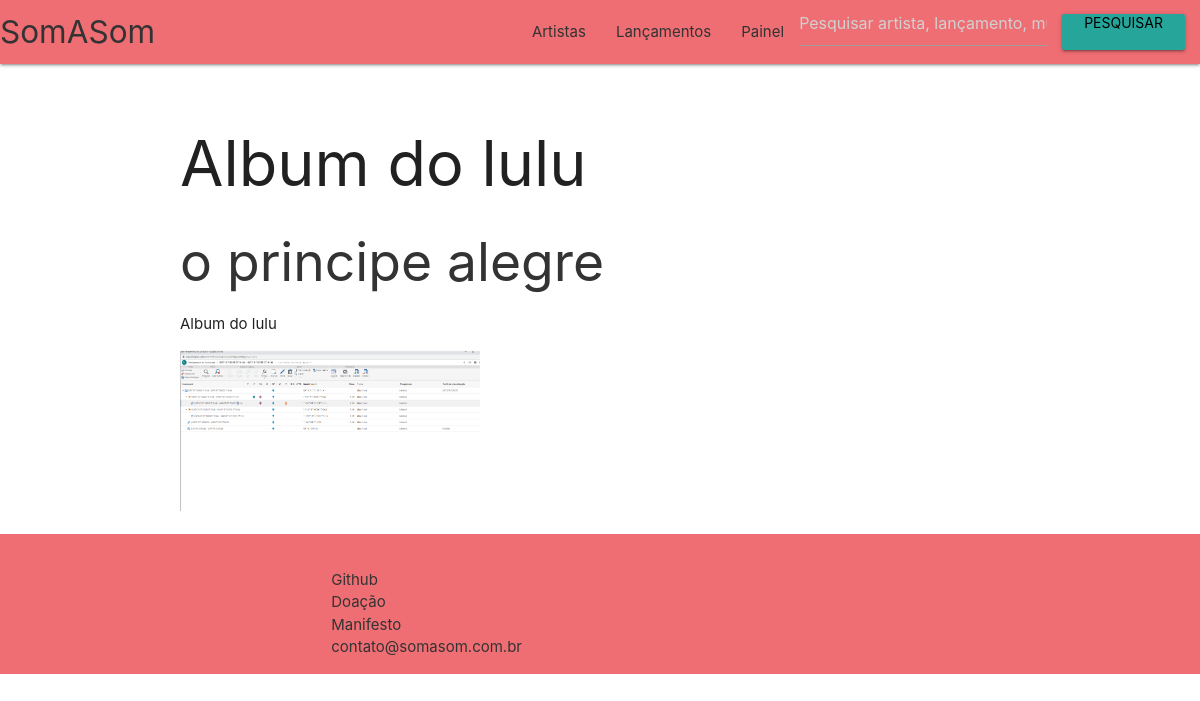
The app's page /release/album/7a5a3704e13245948daa966282bee856 with its own data.
### release/models.py (models this page shows)
class Release(models.Model):
    id_release = models.UUIDField(primary_key=True, default=uuid.uuid4, editable=False)
    nm_release = models.CharField(max_length=100)
    ds_release = models.CharField(max_length=500)
    ph_release = models.ImageField(upload_to='ph_release/')
    fg_release = models.CharField(max_length=10)
    artist = models.ForeignKey(Artist, on_delete=models.CASCADE, null=True)

### artist/models.py (models this page shows)
class Artist(models.Model):
    id_artist = models.UUIDField(primary_key=True, default=uuid.uuid4, editable=False)
    nm_artist = models.CharField(max_length=100)
    ds_artist = models.CharField(max_length=500)
    ph_artist = models.ImageField(upload_to='ph_artist/')
    user_id = models.ForeignKey(CustomUser, on_delete=models.CASCADE, null=True)
    def get_artist_by_id(self):
        return self

### release/views.py (the view)
# urls.py: path("album/<slug:id_release>", views.album, name="album"),
def album(request, id_release):
    release = Release.objects.get(pk=id_release)
    artist = Artist.get_artist_by_id(release.artist)
    template = loader.get_template("release/album_id.html")
    context = {
        "release" : release,
        "artist" : artist
    }
    return HttpResponse(template.render(context, request))

### release/templates/release/album_id.html (shortened to what this page needs)
{% extends "public/base_menu.html" %}
{% block content %}
<div>
<h1>{{release.nm_release}}</h1>
<a href="/artist/{{artist.id_artist}}"><h2>{{artist.nm_artist}}</h2></a>
<p>{{release.ds_release}}</p>
<img class="materialboxed" width="300" src="{{release.ph_release.url}}"/>
</div>
<br/>
{% endblock %}

### public/static/css/styles.css (style rules this page uses)
a { color : #333 !important }

### records on screen
Release: nm_release "Album do lulu", ds_release "Album do lulu", ph_release (picture)
Artist: nm_artist "o principe alegre"
